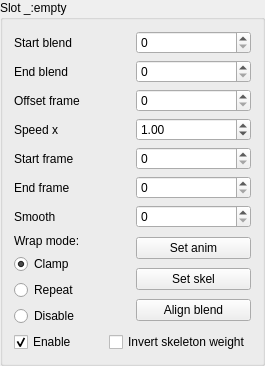
<?xml version="1.0" encoding="UTF-8"?>
<ui version="4.0">
 <class>CSlotGroupBox</class>
 <widget class="QGroupBox" name="CSlotGroupBox">
  <property name="geometry">
   <rect>
    <x>0</x>
    <y>0</y>
    <width>265</width>
    <height>358</height>
   </rect>
  </property>
  <property name="maximumSize">
   <size>
    <width>99999</width>
    <height>9999</height>
   </size>
  </property>
  <property name="windowTitle">
   <string>GroupBox</string>
  </property>
  <property name="title">
   <string>Slot _:empty</string>
  </property>
  <property name="flat">
   <bool>false</bool>
  </property>
  <layout class="QGridLayout" name="gridLayout_2">
   <item row="0" column="0" colspan="2">
    <layout class="QGridLayout" name="gridLayout">
     <item row="0" column="0">
      <widget class="QLabel" name="startBlendLabel">
       <property name="frameShape">
        <enum>QFrame::NoFrame</enum>
       </property>
       <property name="text">
        <string>Start blend</string>
       </property>
      </widget>
     </item>
     <item row="0" column="1">
      <widget class="QSpinBox" name="startBlendSpinBox">
       <property name="maximum">
        <number>1</number>
       </property>
      </widget>
     </item>
     <item row="1" column="0">
      <widget class="QLabel" name="endBlendLabel">
       <property name="text">
        <string>End blend</string>
       </property>
      </widget>
     </item>
     <item row="1" column="1">
      <widget class="QSpinBox" name="endBlendSpinBox">
       <property name="maximum">
        <number>1</number>
       </property>
      </widget>
     </item>
     <item row="2" column="0">
      <widget class="QLabel" name="offsetLabel">
       <property name="text">
        <string>Offset frame</string>
       </property>
      </widget>
     </item>
     <item row="2" column="1">
      <widget class="QSpinBox" name="offsetSpinBox">
       <property name="maximum">
        <number>99999</number>
       </property>
      </widget>
     </item>
     <item row="3" column="0">
      <widget class="QLabel" name="speedLabel">
       <property name="text">
        <string>Speed x</string>
       </property>
      </widget>
     </item>
     <item row="3" column="1">
      <widget class="QDoubleSpinBox" name="speedDoubleSpinBox">
       <property name="minimum">
        <double>0.010000000000000</double>
       </property>
       <property name="maximum">
        <double>100.000000000000000</double>
       </property>
       <property name="singleStep">
        <double>0.100000000000000</double>
       </property>
       <property name="value">
        <double>1.000000000000000</double>
       </property>
      </widget>
     </item>
     <item row="4" column="0">
      <widget class="QLabel" name="startFrameLabel">
       <property name="text">
        <string>Start frame</string>
       </property>
      </widget>
     </item>
     <item row="4" column="1">
      <widget class="QSpinBox" name="startFrameSpinBox">
       <property name="maximum">
        <number>999999</number>
       </property>
      </widget>
     </item>
     <item row="5" column="0">
      <widget class="QLabel" name="endFrameLabel">
       <property name="text">
        <string>End frame</string>
       </property>
      </widget>
     </item>
     <item row="5" column="1">
      <widget class="QSpinBox" name="endFrameSpinBox">
       <property name="maximum">
        <number>999999</number>
       </property>
      </widget>
     </item>
     <item row="6" column="0">
      <widget class="QLabel" name="smoothLabel">
       <property name="text">
        <string>Smooth</string>
       </property>
      </widget>
     </item>
     <item row="6" column="1">
      <widget class="QSpinBox" name="smoothSpinBox">
       <property name="maximum">
        <number>1</number>
       </property>
      </widget>
     </item>
    </layout>
   </item>
   <item row="1" column="0">
    <layout class="QVBoxLayout" name="verticalLayout_8">
     <item>
      <widget class="QLabel" name="wrapModeLabel">
       <property name="text">
        <string>Wrap mode:</string>
       </property>
      </widget>
     </item>
     <item>
      <widget class="QRadioButton" name="clampRadioButton">
       <property name="text">
        <string>Clamp</string>
       </property>
       <property name="checked">
        <bool>true</bool>
       </property>
      </widget>
     </item>
     <item>
      <widget class="QRadioButton" name="repeatRadioButton">
       <property name="text">
        <string>Repeat</string>
       </property>
      </widget>
     </item>
     <item>
      <widget class="QRadioButton" name="disableRadioButton">
       <property name="text">
        <string>Disable</string>
       </property>
      </widget>
     </item>
    </layout>
   </item>
   <item row="1" column="1">
    <layout class="QVBoxLayout" name="verticalLayout_4">
     <item>
      <widget class="QPushButton" name="animPushButton">
       <property name="sizePolicy">
        <sizepolicy hsizetype="Minimum" vsizetype="Fixed">
         <horstretch>0</horstretch>
         <verstretch>0</verstretch>
        </sizepolicy>
       </property>
       <property name="text">
        <string>Set anim</string>
       </property>
      </widget>
     </item>
     <item>
      <widget class="QPushButton" name="skelPushButton">
       <property name="sizePolicy">
        <sizepolicy hsizetype="Minimum" vsizetype="Fixed">
         <horstretch>0</horstretch>
         <verstretch>0</verstretch>
        </sizepolicy>
       </property>
       <property name="text">
        <string>Set skel</string>
       </property>
      </widget>
     </item>
     <item>
      <widget class="QPushButton" name="alignBlendPushButton">
       <property name="enabled">
        <bool>true</bool>
       </property>
       <property name="sizePolicy">
        <sizepolicy hsizetype="Minimum" vsizetype="Fixed">
         <horstretch>0</horstretch>
         <verstretch>0</verstretch>
        </sizepolicy>
       </property>
       <property name="text">
        <string>Align blend</string>
       </property>
      </widget>
     </item>
    </layout>
   </item>
   <item row="2" column="0" colspan="2">
    <layout class="QHBoxLayout" name="horizontalLayout">
     <item>
      <widget class="QCheckBox" name="enableCheckBox">
       <property name="text">
        <string>Enable</string>
       </property>
       <property name="checked">
        <bool>true</bool>
       </property>
      </widget>
     </item>
     <item>
      <widget class="QCheckBox" name="invSkelWeightCheckBox">
       <property name="text">
        <string>Invert skeleton weight</string>
       </property>
      </widget>
     </item>
    </layout>
   </item>
  </layout>
 </widget>
 <resources/>
 <connections/>
</ui>
